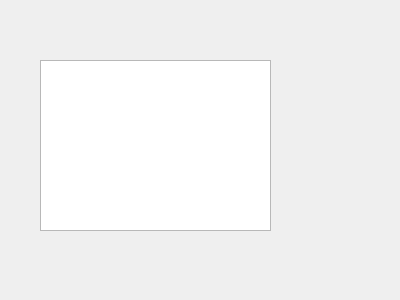
<?xml version="1.0" encoding="UTF-8"?>
<ui version="4.0">
 <class>Widget</class>
 <widget class="QWidget" name="Widget">
  <property name="geometry">
   <rect>
    <x>0</x>
    <y>0</y>
    <width>400</width>
    <height>300</height>
   </rect>
  </property>
  <property name="windowTitle">
   <string>Widget</string>
  </property>
  <widget class="QTextEdit" name="textEdit">
   <property name="geometry">
    <rect>
     <x>40</x>
     <y>60</y>
     <width>231</width>
     <height>171</height>
    </rect>
   </property>
  </widget>
 </widget>
 <layoutdefault spacing="6" margin="11"/>
 <resources/>
 <connections/>
</ui>
